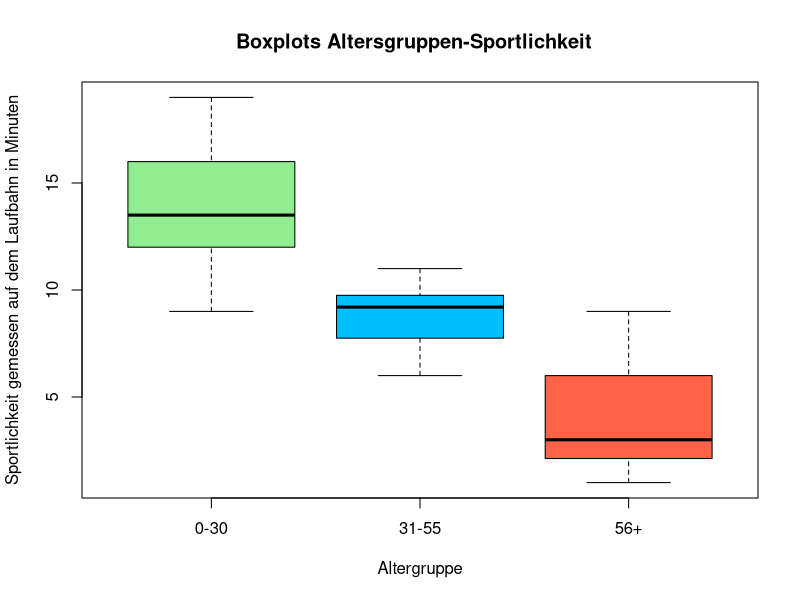
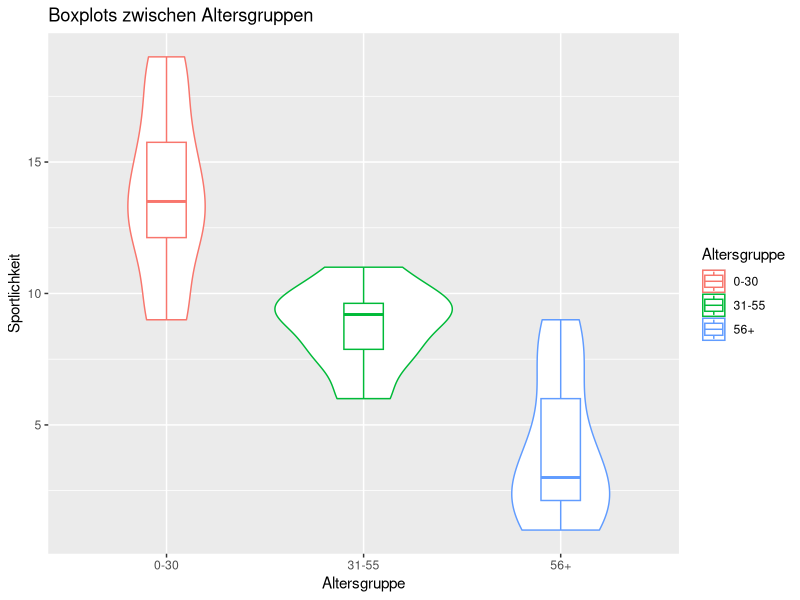

Reproduce these figures in R, in order.
## ---- chunk 1
library(readxl)
wallis <- read_excel("wallis.xlsx")
wallis
## ---- chunk 2
library(dplyr)

wallis %>%
group_by(Altersgruppe) %>%
  summarize(Anzahl = n(),  Median = median(Sportlichkeit)) %>%
  mutate_if(is.numeric, round, 2)
## ---- chunk 3
boxplot(wallis$Sportlichkeit ~ wallis$Altersgruppe, main = "Boxplots Altersgruppen-Sportlichkeit  ", ylab = "Sportlichkeit gemessen auf dem Laufbahn in Minuten", xlab= "Altergruppe" , col = c("lightgreen", "deepskyblue","tomato"))
## ---- chunk 4
library(ggplot2)
ggplot(wallis, aes(x=Altersgruppe, y=Sportlichkeit, color=Altersgruppe)) + 
geom_violin() + 
geom_boxplot(width=0.2) +
labs(x= "Altersgruppe", y = "Sportlichkeit", title="Boxplots zwischen Altersgruppen" )
## ---- chunk 5
test <- kruskal.test(Sportlichkeit ~ Altersgruppe, data=wallis)
test
## ---- chunk 6
PostHoc <- aov(Sportlichkeit ~ Altersgruppe, data=wallis)
TukeyHSD(PostHoc)
## ---- chunk 7
Zstat<-qnorm(test$p.value/2) #ungerichtet 

sprintf("Z-Wert für den H-Test : %.2f", Zstat)
## ---- chunk 8
daten <- nrow(wallis)
sprintf("Anzahl der Daten: %.f", daten)
## ---- chunk 9
eff <- abs(Zstat/sqrt(daten))
sprintf("Effektstärke: %.2f", eff)
## ---- chunk 10
anzahl <- nrow(wallis)
chi <- test$statistic

w<- sqrt(chi /anzahl)
 sprintf("Effektstärke: %.2f",w)
